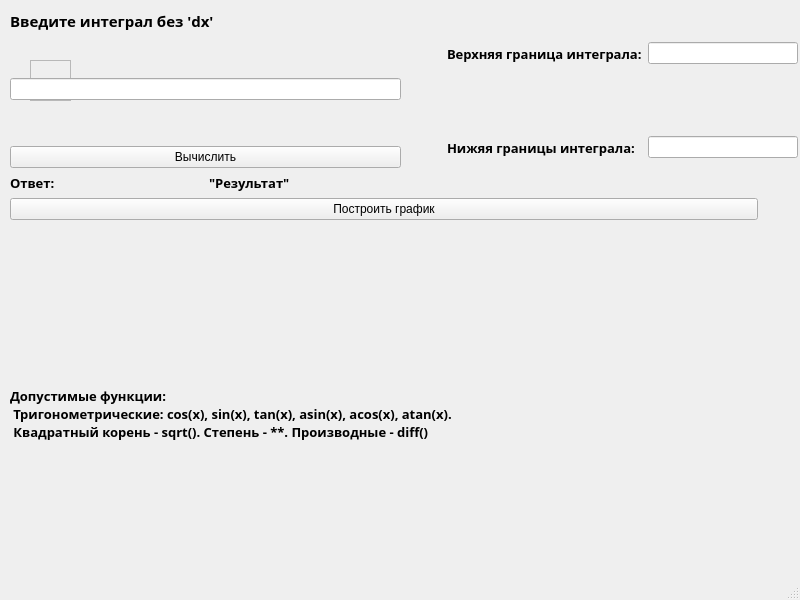
<?xml version="1.0" encoding="UTF-8"?>
<ui version="4.0">
 <class>MainWindow</class>
 <widget class="QMainWindow" name="MainWindow">
  <property name="geometry">
   <rect>
    <x>0</x>
    <y>0</y>
    <width>800</width>
    <height>600</height>
   </rect>
  </property>
  <property name="windowTitle">
   <string>Вычисление интеграла</string>
  </property>
  <property name="windowIcon">
   <iconset>
    <normaloff>main_icon.png</normaloff>main_icon.png</iconset>
  </property>
  <widget class="QWidget" name="centralwidget">
   <widget class="QFrame" name="frame">
    <property name="geometry">
     <rect>
      <x>30</x>
      <y>60</y>
      <width>41</width>
      <height>41</height>
     </rect>
    </property>
    <property name="frameShape">
     <enum>QFrame::StyledPanel</enum>
    </property>
    <property name="frameShadow">
     <enum>QFrame::Raised</enum>
    </property>
   </widget>
   <widget class="QWidget" name="gridLayoutWidget">
    <property name="geometry">
     <rect>
      <x>10</x>
      <y>10</y>
      <width>788</width>
      <height>541</height>
     </rect>
    </property>
    <layout class="QGridLayout" name="gridLayout">
     <property name="sizeConstraint">
      <enum>QLayout::SetMaximumSize</enum>
     </property>
     <item row="0" column="0">
      <layout class="QHBoxLayout" name="horizontalLayout_3">
       <item>
        <layout class="QVBoxLayout" name="verticalLayout">
         <item>
          <widget class="QLabel" name="label">
           <property name="font">
            <font>
             <family>Alef</family>
             <pointsize>11</pointsize>
             <weight>75</weight>
             <bold>true</bold>
            </font>
           </property>
           <property name="text">
            <string>Введите интеграл без 'dx'</string>
           </property>
          </widget>
         </item>
         <item>
          <spacer name="verticalSpacer_3">
           <property name="orientation">
            <enum>Qt::Vertical</enum>
           </property>
           <property name="sizeType">
            <enum>QSizePolicy::Minimum</enum>
           </property>
           <property name="sizeHint" stdset="0">
            <size>
             <width>20</width>
             <height>40</height>
            </size>
           </property>
          </spacer>
         </item>
         <item>
          <widget class="QLineEdit" name="lineEdit"/>
         </item>
         <item>
          <spacer name="verticalSpacer_2">
           <property name="orientation">
            <enum>Qt::Vertical</enum>
           </property>
           <property name="sizeType">
            <enum>QSizePolicy::Minimum</enum>
           </property>
           <property name="sizeHint" stdset="0">
            <size>
             <width>20</width>
             <height>40</height>
            </size>
           </property>
          </spacer>
         </item>
         <item>
          <widget class="QPushButton" name="pushButton">
           <property name="text">
            <string>Вычислить</string>
           </property>
          </widget>
         </item>
         <item>
          <layout class="QHBoxLayout" name="horizontalLayout">
           <item>
            <widget class="QLabel" name="label_3">
             <property name="font">
              <font>
               <family>Alef</family>
               <pointsize>10</pointsize>
               <weight>75</weight>
               <bold>true</bold>
              </font>
             </property>
             <property name="text">
              <string>Ответ:</string>
             </property>
            </widget>
           </item>
           <item>
            <widget class="QLabel" name="label_4">
             <property name="font">
              <font>
               <family>Alef</family>
               <pointsize>10</pointsize>
               <weight>75</weight>
               <bold>true</bold>
              </font>
             </property>
             <property name="text">
              <string>&quot;Результат&quot;</string>
             </property>
            </widget>
           </item>
          </layout>
         </item>
        </layout>
       </item>
       <item>
        <layout class="QHBoxLayout" name="horizontalLayout_4" stretch="0,0,0">
         <property name="leftMargin">
          <number>0</number>
         </property>
         <item>
          <spacer name="horizontalSpacer">
           <property name="orientation">
            <enum>Qt::Horizontal</enum>
           </property>
           <property name="sizeType">
            <enum>QSizePolicy::Minimum</enum>
           </property>
           <property name="sizeHint" stdset="0">
            <size>
             <width>40</width>
             <height>20</height>
            </size>
           </property>
          </spacer>
         </item>
         <item>
          <layout class="QVBoxLayout" name="verticalLayout_5">
           <item>
            <widget class="QLabel" name="label_2">
             <property name="font">
              <font>
               <family>Alef</family>
               <pointsize>10</pointsize>
               <weight>75</weight>
               <bold>true</bold>
              </font>
             </property>
             <property name="text">
              <string>Верхняя граница интеграла:</string>
             </property>
            </widget>
           </item>
           <item>
            <widget class="QLabel" name="label_7">
             <property name="font">
              <font>
               <family>Alef</family>
               <pointsize>10</pointsize>
               <weight>75</weight>
               <bold>true</bold>
              </font>
             </property>
             <property name="text">
              <string>Нижяя границы интеграла:</string>
             </property>
            </widget>
           </item>
          </layout>
         </item>
         <item>
          <layout class="QVBoxLayout" name="verticalLayout_2">
           <property name="spacing">
            <number>40</number>
           </property>
           <property name="sizeConstraint">
            <enum>QLayout::SetMinimumSize</enum>
           </property>
           <item>
            <widget class="QLineEdit" name="lineEdit_2"/>
           </item>
           <item>
            <widget class="QLineEdit" name="lineEdit_3"/>
           </item>
          </layout>
         </item>
        </layout>
       </item>
       <item>
        <layout class="QHBoxLayout" name="horizontalLayout_2"/>
       </item>
      </layout>
     </item>
     <item row="1" column="0">
      <layout class="QHBoxLayout" name="horizontalLayout_5">
       <item>
        <widget class="QPushButton" name="pushButton_2">
         <property name="text">
          <string>Построить график</string>
         </property>
        </widget>
       </item>
       <item>
        <spacer name="horizontalSpacer_2">
         <property name="orientation">
          <enum>Qt::Horizontal</enum>
         </property>
         <property name="sizeType">
          <enum>QSizePolicy::Minimum</enum>
         </property>
         <property name="sizeHint" stdset="0">
          <size>
           <width>40</width>
           <height>20</height>
          </size>
         </property>
        </spacer>
       </item>
      </layout>
     </item>
     <item row="2" column="0">
      <spacer name="verticalSpacer">
       <property name="orientation">
        <enum>Qt::Vertical</enum>
       </property>
       <property name="sizeType">
        <enum>QSizePolicy::Minimum</enum>
       </property>
       <property name="sizeHint" stdset="0">
        <size>
         <width>20</width>
         <height>50</height>
        </size>
       </property>
      </spacer>
     </item>
     <item row="3" column="0">
      <widget class="QLabel" name="label_5">
       <property name="font">
        <font>
         <family>Alef</family>
         <pointsize>10</pointsize>
         <weight>75</weight>
         <bold>true</bold>
        </font>
       </property>
       <property name="text">
        <string>Допустимые функции:
 Тригонометрические: cos(x), sin(x), tan(x), asin(x), acos(x), atan(x).  
 Квадратный корень - sqrt(). Степень - **. Производные - diff()</string>
       </property>
       <property name="textFormat">
        <enum>Qt::AutoText</enum>
       </property>
      </widget>
     </item>
    </layout>
   </widget>
  </widget>
  <widget class="QMenuBar" name="menubar">
   <property name="geometry">
    <rect>
     <x>0</x>
     <y>0</y>
     <width>800</width>
     <height>21</height>
    </rect>
   </property>
  </widget>
  <widget class="QStatusBar" name="statusbar"/>
 </widget>
 <resources>
  <include location="resources.qrc"/>
 </resources>
 <connections/>
</ui>
